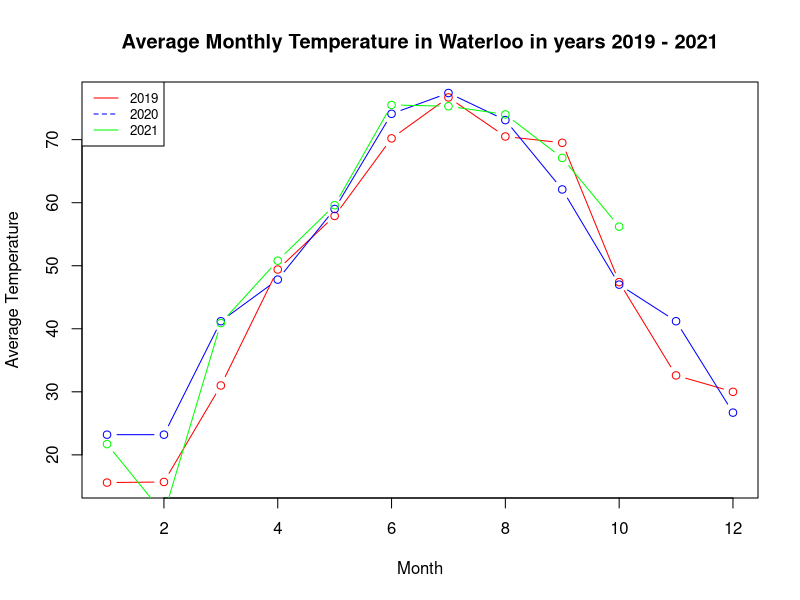
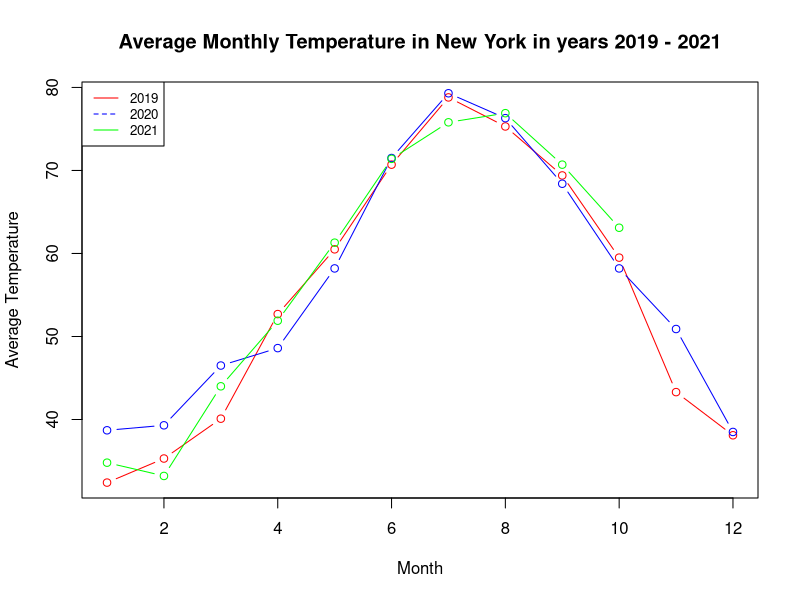
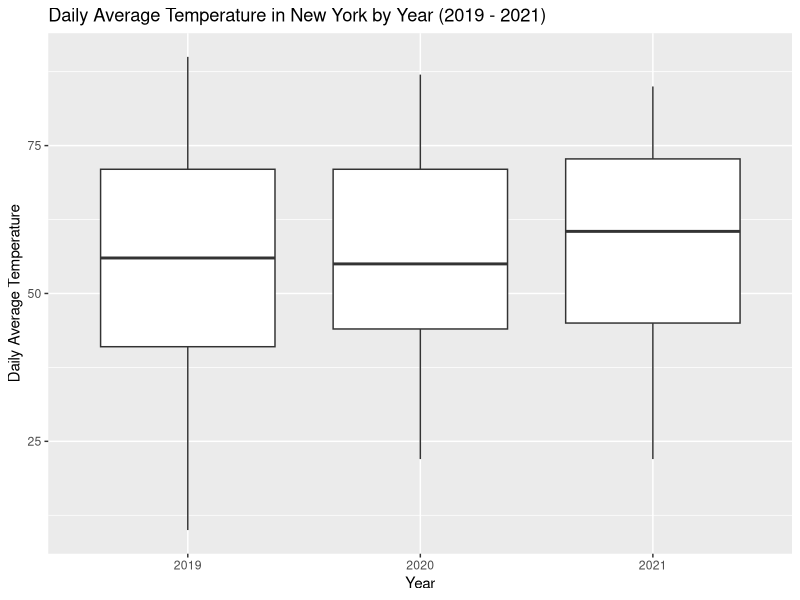
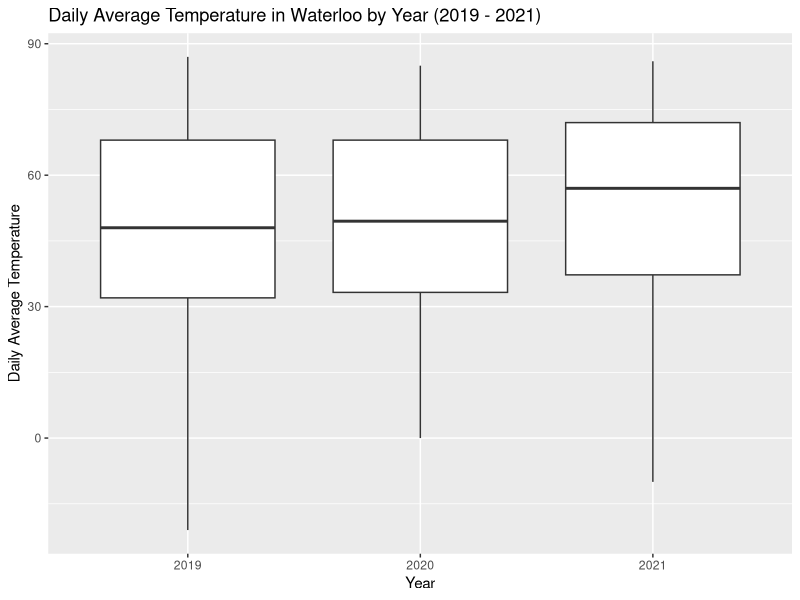

Reproduce these figures in R, in order.
## ---- chunk 1
knitr::opts_chunk$set(echo = TRUE)
## ---- chunk 2
waterloo_clean <- read.csv('./datasets/Waterloo_Municipal_IowaClean.csv')
nyc_clean <- read.csv('./datasets/JFK_International_NewYorkClean.csv')
data_w<-split(waterloo_clean, waterloo_clean$Year)

waterloo_pre<-data_w$`2019`
waterloo_during<-data_w$`2020`
waterloo_post<-data_w$`2021`

w_pre_monthly<-waterloo_pre[!is.na(waterloo_pre$MonthlyMeanTemperature),]
w_d_monthly<-waterloo_during[!is.na(waterloo_during$MonthlyMeanTemperature),]
w_post_monthly<-waterloo_post[!is.na(waterloo_post$MonthlyMeanTemperature),]

##For New York:
data_nyc<-split(nyc_clean, nyc_clean$Year)

nyc_pre<-data_nyc$`2019`
nyc_during<-data_nyc$`2020`
nyc_post<-data_nyc$`2021`

nyc_pre_monthly<- nyc_pre[!is.na(nyc_pre$MonthlyMeanTemperature),]
nyc_d_monthly<- nyc_during[!is.na(nyc_during$MonthlyMeanTemperature),]
nyc_post_monthly<- nyc_post[!is.na(nyc_post$MonthlyMeanTemperature),]

## ---- chunk 3
w_summary<-round(cbind(summary(w_pre_monthly$MonthlyMeanTemperature), summary(w_d_monthly$MonthlyMeanTemperature), summary(w_post_monthly$MonthlyMeanTemperature)), 2)
colnames(w_summary)=c("2019", "2020", "2021")
print("Monthly Average Temperatyre in Waterloo for pre-, during-, and post- COVID period:")
w_summary

## For New York:
nyc_summary<-round(cbind(summary(nyc_pre_monthly$MonthlyMeanTemperature), summary(nyc_d_monthly$MonthlyMeanTemperature), summary(nyc_post_monthly$MonthlyMeanTemperature)), 2)
colnames(nyc_summary)=c("2019", "2020", "2021")
print("Monthly Average Temperatyre in New York for pre-, during-, and post- COVID period:")
nyc_summary

## ---- chunk 4
plot(w_pre_monthly$Month, w_pre_monthly$MonthlyMeanTemperature, type = "b", col= "red", xlab = "Month", ylab = "Average Temperature", main = "Average Monthly Temperature in Waterloo in years 2019 - 2021")
lines(w_d_monthly$Month, w_d_monthly$MonthlyMeanTemperature, type = "b", col = "blue")
lines(w_post_monthly$Month, w_post_monthly$MonthlyMeanTemperature, type = "b", col = "green")
legend("topleft", legend = c(2019, 2020, 2021), col = c("red", "blue", "green"), lty = 1:2, cex = 0.8)

## For New York
plot(nyc_pre_monthly$Month, nyc_pre_monthly$MonthlyMeanTemperature, type = "b", col= "red", xlab = "Month", ylab = "Average Temperature", main = "Average Monthly Temperature in New York in years 2019 - 2021")
lines(nyc_d_monthly$Month, nyc_d_monthly$MonthlyMeanTemperature, type = "b", col = "blue")
lines(nyc_post_monthly$Month, nyc_post_monthly$MonthlyMeanTemperature, type = "b", col = "green")
legend("topleft", legend = c(2019, 2020, 2021), col = c("red", "blue", "green"), lty = 1:2, cex = 0.8)
## ---- chunk 5
t_w1<-t.test(w_pre_monthly$MonthlyMeanTemperature,w_d_monthly$MonthlyMeanTemperature)
t_w2<-t.test(w_pre_monthly$MonthlyMeanTemperature,w_post_monthly$MonthlyMeanTemperature)
t_w3<-t.test(w_d_monthly$MonthlyMeanTemperature,w_post_monthly$MonthlyMeanTemperature)

##Results:
t_w1
## ---- chunk 6
t_w2
## ---- chunk 7
t_w3
## ---- chunk 8
t_ny1<-t.test(nyc_pre_monthly$MonthlyMeanTemperature,nyc_d_monthly$MonthlyMeanTemperature)
t_ny2<-t.test(nyc_pre_monthly$MonthlyMeanTemperature,nyc_post_monthly$MonthlyMeanTemperature)
t_ny3<-t.test(nyc_d_monthly$MonthlyMeanTemperature,nyc_post_monthly$MonthlyMeanTemperature)

##Results:
t_ny1
## ---- chunk 9
t_ny2
## ---- chunk 10
t_ny3
## ---- chunk 11
nyc_clean$Year<-as.factor(nyc_clean$Year)
## ---- chunk 12
library(ggplot2)
library(RColorBrewer)

ggplot(data = nyc_clean, aes(y = DailyAverageDryBulbTemperature, x = Year), fill = "class") + 
geom_boxplot()+
xlab("Year")+
ylab("Daily Average Temperature")+
ggtitle("Daily Average Temperature in New York by Year (2019 - 2021)")

## ---- chunk 13
tapply(nyc_clean$DailyAverageDryBulbTemperature, nyc_clean$Year, function(x) format(summary(x)))
## ---- chunk 14
tt_ny1<-t.test(nyc_pre$DailyAverageDryBulbTemperature, nyc_during$DailyAverageDryBulbTemperature)
tt_ny2<-t.test(nyc_pre$DailyAverageDryBulbTemperature, nyc_post$DailyAverageDryBulbTemperature)
tt_ny3<-t.test(nyc_during$DailyAverageDryBulbTemperature, nyc_post$DailyAverageDryBulbTemperature)
## ---- chunk 15
tt_ny1
## ---- chunk 16
tt_ny2
## ---- chunk 17
tt_ny2_new<-t.test(nyc_post$DailyAverageDryBulbTemperature, nyc_pre$DailyAverageDryBulbTemperature, alternative = "greater")
tt_ny2_new
## ---- chunk 18
tt_ny3
## ---- chunk 19
waterloo_clean$Year<-as.factor(waterloo_clean$Year)
## ---- chunk 20
ggplot(data = waterloo_clean, aes(y = DailyAverageDryBulbTemperature, x = Year), fill = "class") + 
geom_boxplot()+
xlab("Year")+
ylab("Daily Average Temperature")+
ggtitle("Daily Average Temperature in Waterloo by Year (2019 - 2021)")

## ---- chunk 21
tapply(waterloo_clean$DailyAverageDryBulbTemperature, waterloo_clean$Year, function(x) format(summary(x)))
## ---- chunk 22
tt_w1<-t.test(waterloo_pre$DailyAverageDryBulbTemperature, waterloo_during$DailyAverageDryBulbTemperature)
tt_w2<-t.test(waterloo_pre$DailyAverageDryBulbTemperature, waterloo_post$DailyAverageDryBulbTemperature)
tt_w3<-t.test(waterloo_during$DailyAverageDryBulbTemperature, waterloo_post$DailyAverageDryBulbTemperature)
## ---- chunk 23
tt_w1
## ---- chunk 24
tt_w2
## ---- chunk 25
tt_w2_new<-t.test(waterloo_post$DailyAverageDryBulbTemperature, waterloo_pre$DailyAverageDryBulbTemperature, alternative = "greater")
tt_w2_new
## ---- chunk 26
tt_w3
## ---- chunk 27
tt_w3_new<-t.test(waterloo_post$DailyAverageDryBulbTemperature, waterloo_during$DailyAverageDryBulbTemperature, alternative = "greater")
tt_w3_new
